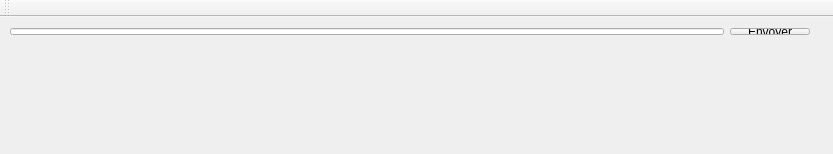
<?xml version="1.0" encoding="UTF-8"?>
<ui version="4.0">
 <class>MainWindow</class>
 <widget class="QMainWindow" name="MainWindow">
  <property name="geometry">
   <rect>
    <x>0</x>
    <y>0</y>
    <width>833</width>
    <height>154</height>
   </rect>
  </property>
  <property name="minimumSize">
   <size>
    <width>833</width>
    <height>154</height>
   </size>
  </property>
  <property name="maximumSize">
   <size>
    <width>833</width>
    <height>154</height>
   </size>
  </property>
  <property name="windowTitle">
   <string>Envoyer notification</string>
  </property>
  <widget class="QWidget" name="centralWidget">
   <property name="enabled">
    <bool>true</bool>
   </property>
   <property name="minimumSize">
    <size>
     <width>833</width>
     <height>121</height>
    </size>
   </property>
   <property name="maximumSize">
    <size>
     <width>833</width>
     <height>121</height>
    </size>
   </property>
   <widget class="QLabel" name="lblResult">
    <property name="geometry">
     <rect>
      <x>20</x>
      <y>70</y>
      <width>551</width>
      <height>20</height>
     </rect>
    </property>
    <property name="text">
     <string/>
    </property>
   </widget>
   <widget class="QWidget" name="horizontalLayoutWidget">
    <property name="geometry">
     <rect>
      <x>10</x>
      <y>0</y>
      <width>811</width>
      <height>29</height>
     </rect>
    </property>
    <layout class="QHBoxLayout" name="ln">
     <property name="sizeConstraint">
      <enum>QLayout::SetDefaultConstraint</enum>
     </property>
     <property name="leftMargin">
      <number>0</number>
     </property>
     <item>
      <widget class="QLineEdit" name="leMessage"/>
     </item>
     <item>
      <widget class="QPushButton" name="btnSubmit">
       <property name="text">
        <string>Envoyer</string>
       </property>
      </widget>
     </item>
    </layout>
   </widget>
  </widget>
  <widget class="QMenuBar" name="menuBar">
   <property name="geometry">
    <rect>
     <x>0</x>
     <y>0</y>
     <width>833</width>
     <height>20</height>
    </rect>
   </property>
  </widget>
  <widget class="QToolBar" name="mainToolBar">
   <attribute name="toolBarArea">
    <enum>TopToolBarArea</enum>
   </attribute>
   <attribute name="toolBarBreak">
    <bool>false</bool>
   </attribute>
  </widget>
 </widget>
 <layoutdefault spacing="6" margin="11"/>
 <resources/>
 <connections/>
</ui>
